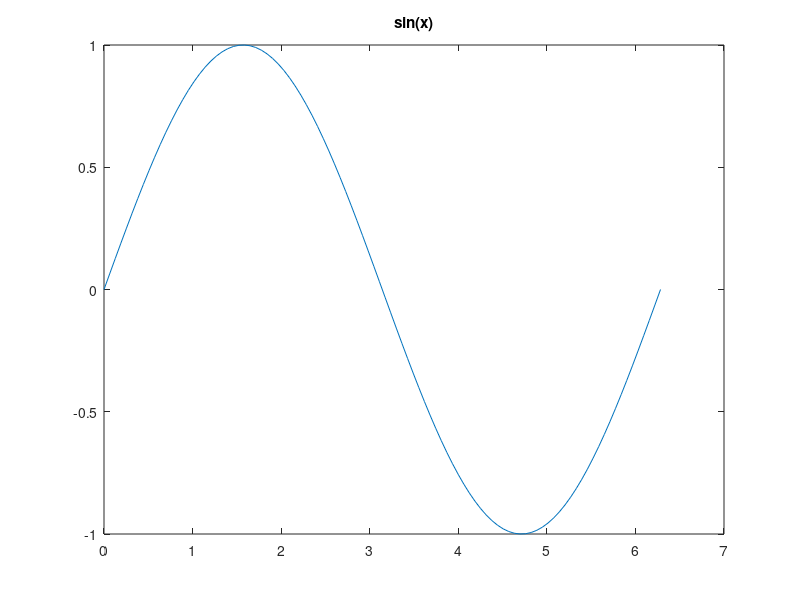
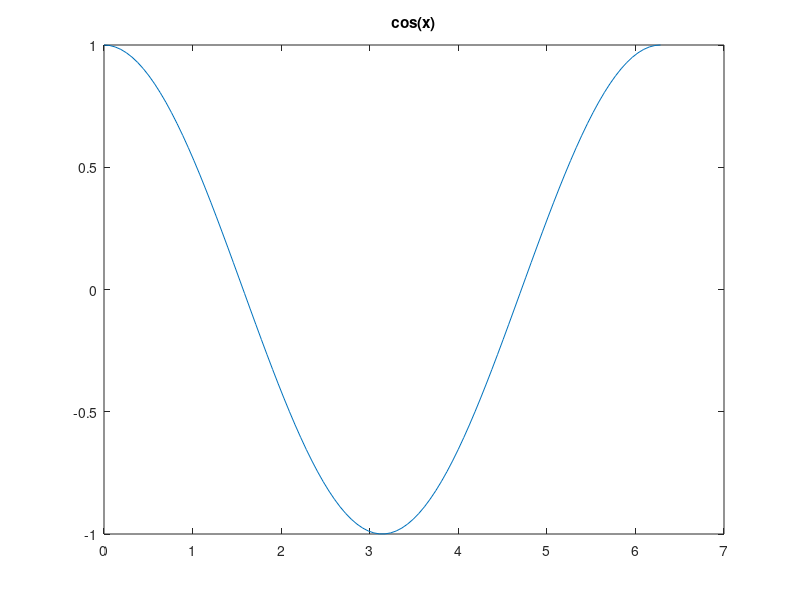

Write the MATLAB code that produced these figures, in order.
x=linspace(0,2*pi,100);
y=sin(x);z=cos(x);
plot(x,y);
title('sin(x)');
pause

figure(2);
plot(x,z);
title('cos(x)');
pause
